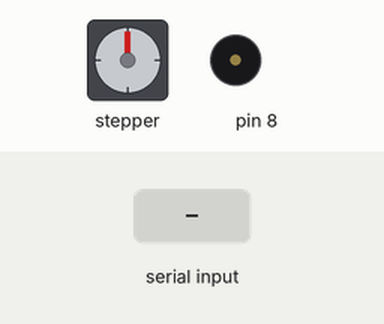
The sketch below on a simulated Arduino Uno, built with avr-gcc and run on an emulated ATmega328P. Parts: stepper motor, buzzer (waves = sounding). The test bench sets the inputs (shaded band). Stepper angles assume 200 steps per turn; what the sketch prints to the serial monitor is not drawn.

Above: at 4.8 s.
At 8.0 s:
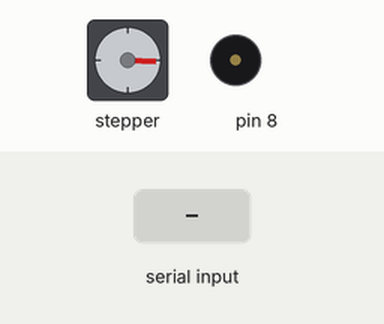
8.1 s: "c" received over Serial
At 9.73 s:
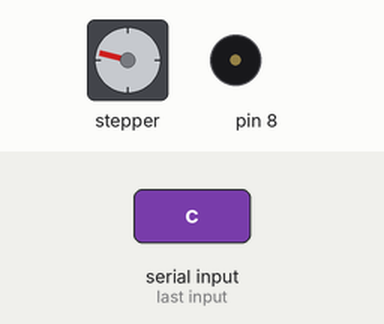
Timing chart, 0 to 26.1 s (numbered marks = the images above; inputs shaded):
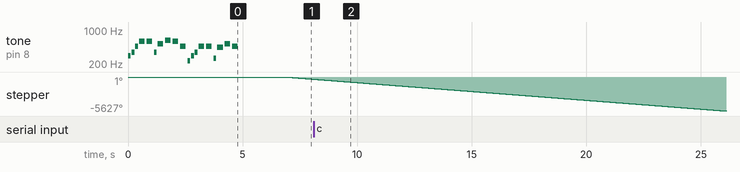

The sketch:

fish_game_motor_2.ino
```cpp
/*
This is a test sketch for the Adafruit assembled Motor Shield for Arduino v2
It won't work with v1.x motor shields! Only for the v2's with built in PWM
control

For use with the Adafruit Motor Shield v2
---->  http://www.adafruit.com/products/1438
*/

#include <Adafruit_MotorShield.h>
#include "pitches.h"

// Create the motor shield object with the default I2C address
Adafruit_MotorShield AFMS = Adafruit_MotorShield();
// Or, create it with a different I2C address (say for stacking)
// Adafruit_MotorShield AFMS = Adafruit_MotorShield(0x61);

// Connect a stepper motor with 200 steps per revolution (1.8 degree)
// to motor port #2 (M3 and M4)
Adafruit_StepperMotor *myMotor = AFMS.getStepper(200, 2);

// notes in the melody:
int melody[] = {
  NOTE_D4, NOTE_F4, NOTE_AS4, NOTE_D5, NOTE_D5, NOTE_F4, NOTE_C5, NOTE_DS5, NOTE_D5, NOTE_AS4, NOTE_AS3, NOTE_D4, NOTE_F4, NOTE_AS4, NOTE_AS4, NOTE_C4, NOTE_A4, NOTE_C5, NOTE_AS4
};

// note durations: 4 = quarter note, 8 = eighth note, etc.:
int noteDurations[] = {
  8, 8, 8, 4, 4, 8, 4, 4, 4, 4, 8, 8, 8, 4, 4, 8, 4, 4, 4
};

void play_melody() {
    // iterate over the notes of the melody:
  for (int thisNote = 0; thisNote < 19; thisNote++) {
    // to calculate the note duration, take one second divided by the note type.
    //e.g. quarter note = 1000 / 4, eighth note = 1000/8, etc.

    int noteDuration = 1000 / noteDurations[thisNote];

    tone(8, melody[thisNote], noteDuration);

    // to distinguish the notes, set a minimum time between them.

    // the note's duration + 30% seems to work well:

    int pauseBetweenNotes = noteDuration * 1.30;

    delay(pauseBetweenNotes);

    // stop the tone playing:

    noTone(8);
  }

  delay(2000);
}

void setup() {
  Serial.begin(9600);           // set up Serial library at 9600 bps
  while (!Serial);
  Serial.println("Stepper test!");

  if (!AFMS.begin()) {         // create with the default frequency 1.6KHz
  // if (!AFMS.begin(1000)) {  // OR with a different frequency, say 1KHz
    Serial.println("Could not find Motor Shield. Check wiring.");
    while (1);
  }

  myMotor->setSpeed(50);  // 10 rpm

  play_melody();
}

void loop() {
  // Serial.println("Single coil steps");
  // myMotor->step(100, FORWARD, SINGLE);
  // myMotor->step(100, BACKWARD, SINGLE);

  // Serial.println("Double coil steps");
  // myMotor->step(100, FORWARD, DOUBLE);
  // myMotor->step(100, BACKWARD, DOUBLE);

  // Serial.println("Interleave coil steps");
  // myMotor->step(100, FORWARD, INTERLEAVE);
  // myMotor->step(100, BACKWARD, INTERLEAVE);

  // Serial.println("Microstep steps");
  // myMotor->step(50, FORWARD, MICROSTEP);
  // myMotor->step(50, BACKWARD, MICROSTEP);
  char inputVariable = Serial.read();

  myMotor->step(150, BACKWARD, DOUBLE);

  while (inputVariable == 'c') {
    Serial.println("Stopping...");
    myMotor->setSpeed(0);
    inputVariable = Serial.read();
    Serial.println(inputVariable);
  }
}
```
